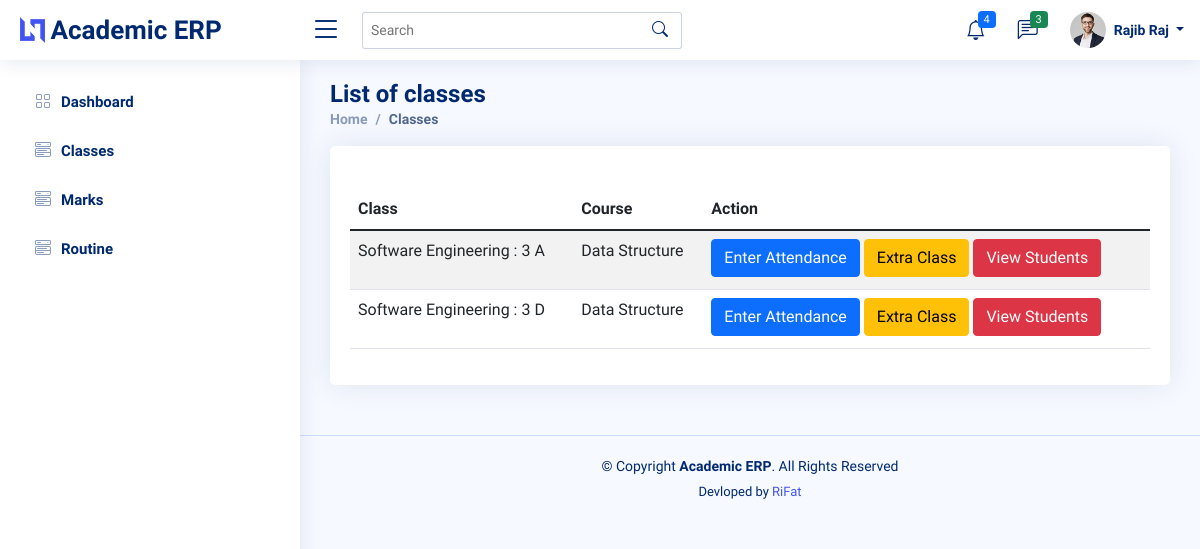
/teacher/08-35-119/1/classes/ (signed in), run on an earlier commit of the app's database.
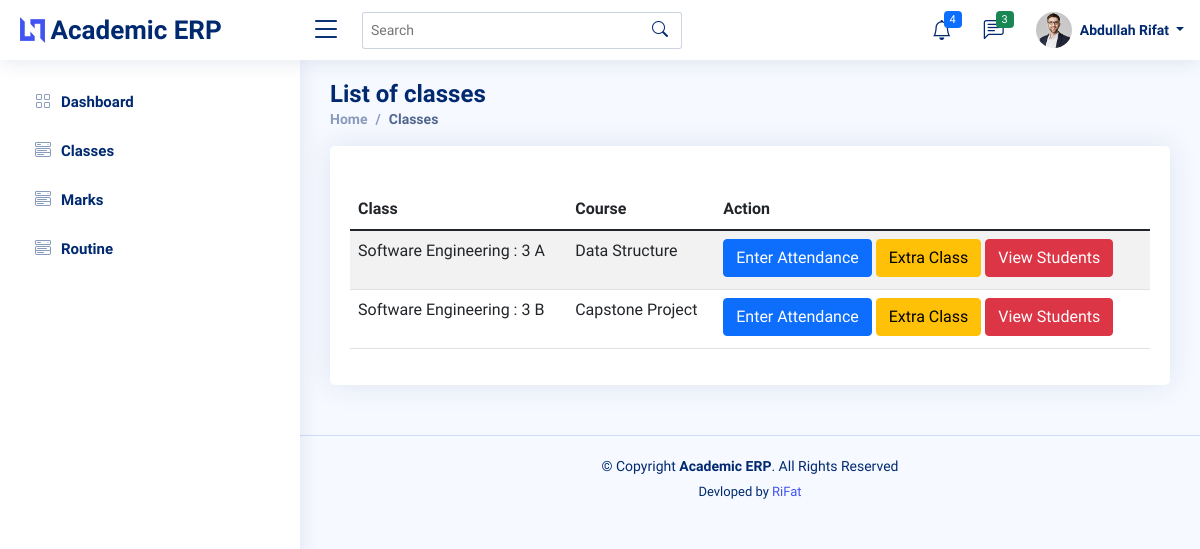
And on a later commit of the database.
### backend/models.py (models this page shows, shortened)
class User(AbstractUser):
    @property
    def is_teacher(self):
        if hasattr(self, 'teacher'):
            return True
        return False

class Teacher(models.Model):
    user = models.OneToOneField(User, on_delete=models.CASCADE, null=True)
    id = models.CharField(primary_key=True, max_length=100)
    dept = models.ForeignKey(Dept, on_delete=models.CASCADE, default=1)
    name = models.CharField(max_length=100)
    sex = models.CharField(max_length=50, choices=sex_choice, default='Male')
    DOB = models.DateField(default='1980-01-01')
    def __str__(self):
        return self.name

class Assign(models.Model):
    class_id = models.ForeignKey(Class, on_delete=models.CASCADE)
    course = models.ForeignKey(Course, on_delete=models.CASCADE)
    teacher = models.ForeignKey(Teacher, on_delete=models.CASCADE)
    class Meta:
        unique_together = (('course', 'class_id', 'teacher'),)

class Class(models.Model):
    id = models.CharField(primary_key='True', max_length=100)
    dept = models.ForeignKey(Dept, on_delete=models.CASCADE)
    section = models.CharField(max_length=100)
    sem = models.IntegerField()
    class Meta:
        verbose_name_plural = 'classes'
    def __str__(self):
        d = Dept.objects.get(name=self.dept)
        return '%s : %d %s' % (d.name, self.sem, self.section)

class Dept(models.Model):
    id = models.CharField(primary_key='True', max_length=100)
    name = models.CharField(max_length=200)
    def __str__(self):
        return self.name

class Course(models.Model):
    dept = models.ForeignKey(Dept, on_delete=models.CASCADE)
    id = models.CharField(primary_key='True', max_length=50)
    name = models.CharField(max_length=50)
    shortname = models.CharField(max_length=50, default='X')
    def __str__(self):
        return self.name

### backend/views.py (the view)
# urls.py: path('teacher/<slug:teacher_id>/<int:choice>/classes/', views.t_class, name='classes'),
@login_required
def t_class(request, teacher_id, choice):
    teacher = get_object_or_404(Teacher, id=teacher_id)
    return render(request, 'teacher/classes.html', {'teacher': teacher, 'choice': choice})

### backend/templates/teacher/classes.html
{% extends '../asset/base.html' %}
{% load static %}
{% block content %}
<main id="main" class="main">
    <div class="pagetitle">
      <h1>List of classes</h1>
      <nav>
        <ol class="breadcrumb">
          <li class="breadcrumb-item"><a href="{% url 'backend:dashboard' %}">Home</a></li>
          <li class="breadcrumb-item active">Classes</li>
        </ol>
      </nav>
    </div>
    <section class="section dashboard">
      <div class="row">
        <div class="col-lg-12">
            <div class="card">
              <div class="card-body">
                <h5 class="card-title"></h5>
                <table class="table table-striped">
                  <thead>
                    <tr>
                      <th scope="col">Class</th>
                      <th scope="col">Course</th>
                      <th scope="col">Action</th>
                    </tr>
                  </thead>
                  <tbody>
                    {% for item in teacher.assign_set.all %}
                    <tr>
                      <td>{{item.class_id}}</td>
                      <td>{{item.course}}</td>
                      <td>
                        {% if choice == 1 %}
                        <a class="btn btn-primary mb-1" href="{% url 'backend:class_date' item.id %}" role="button">Enter Attendance</a>
                        <a class="btn btn-warning mb-1" href="{% url 'backend:extra_class' item.id %}">Extra Class</a>
                        <a class="btn btn-danger mb-1" href="{% url 'backend:students' item.id %}">View Students</a>
                    {% elif choice == 2 %}
                        <a class="btn btn-primary" href="{% url 'backend:marks_list' item.id %}" role="button">Enter Marks</a>
                        <a class="btn btn-danger" href="{% url 'backend:student_marks' item.id %}">View Students</a>
                    {% elif choice == 3 %}
                        <a class="btn btn-danger" href="#">Generate reports</a>
                    {% endif %}
                      </td>
                    </tr>
                    {% endfor %}
                  </tbody>
                </table>
              </div>
            </div>
        </div>
      </div>
    </section>
  </main>
{% endblock %}

### backend/templates/asset/base.html (shortened to what this page needs)
{% load static %}
<!DOCTYPE html>
<html lang="en">
<head>
  <link href="{% static 'assets/vendor/bootstrap/css/bootstrap.min.css' %}" rel="stylesheet">
  <link href="{% static 'assets/vendor/bootstrap-icons/bootstrap-icons.css' %}" rel="stylesheet">
  <link href="{% static 'assets/vendor/boxicons/css/boxicons.min.css' %}" rel="stylesheet">
  <link href="{% static 'assets/vendor/quill/quill.snow.css' %}" rel="stylesheet">
  <link href="{% static 'assets/vendor/quill/quill.bubble.css' %}" rel="stylesheet">
  <link href="{% static 'assets/vendor/remixicon/remixicon.css' %}" rel="stylesheet">
  <link href="{% static 'assets/vendor/simple-datatables/style.css' %}" rel="stylesheet">
  <link href="{% static 'assets/css/style.css' %}" rel="stylesheet">
</head>
<body>
  {% include './header.html' %}
  {% include './sidebar.html' %}
  {% block content %}
  {% endblock %}
  {% include './footer.html' %}
</body>
</html>

### backend/templates/asset/header.html (shortened to what this page needs)
  {% load static %}
  <header id="header" class="header fixed-top d-flex align-items-center">
    <div class="d-flex align-items-center justify-content-between">
      <a href="index.html" class="logo d-flex align-items-center">
        <img src="{% static 'assets/img/logo.png' %}" alt="">
        <span class="d-none d-lg-block">Academic ERP</span>
      </a>
      <i class="bi bi-list toggle-sidebar-btn"></i>
    </div>
    <div class="search-bar">
      <form class="search-form d-flex align-items-center" method="POST" action="#">
        <input type="text" name="query" placeholder="Search" title="Enter search keyword">
        <button type="submit" title="Search"><i class="bi bi-search"></i></button>
      </form>
    </div>
    <nav class="header-nav ms-auto">
      <ul class="d-flex align-items-center">
        <li class="nav-item dropdown">
          <a class="nav-link nav-icon" href="#" data-bs-toggle="dropdown">
            <i class="bi bi-bell"></i>
            <span class="badge bg-primary badge-number">4</span>
          </a>
        </li>
        <li class="nav-item dropdown">
          <a class="nav-link nav-icon" href="#" data-bs-toggle="dropdown">
            <i class="bi bi-chat-left-text"></i>
            <span class="badge bg-success badge-number">3</span>
          </a>
        </li>
        <li class="nav-item dropdown pe-3">
          <a class="nav-link nav-profile d-flex align-items-center pe-0" href="#" data-bs-toggle="dropdown">
            <img src="{% static 'assets/img/profile-img.jpg' %}" alt="Profile" class="rounded-circle">
            <span class="d-none d-md-block dropdown-toggle ps-2">
              {% if request.user.is_teacher %}
                  {{request.user.teacher}}
                {% elif request.user.is_student %}
                  {{request.user.student}}
                {% endif %}
            </span>
          </a>
            </li>
          </ul>
    </nav>
  </header>

### backend/templates/asset/sidebar.html (shortened to what this page needs)
{% load static %}
<aside id="sidebar" class="sidebar">
    <ul class="sidebar-nav" id="sidebar-nav">
      <li class="nav-item">
        <a class="nav-link collapsed" href="{% url 'backend:dashboard' %}">
          <i class="bi bi-grid"></i>
          <span>Dashboard</span>
        </a>
      </li>
      {% if request.user.is_teacher %}
      <li class="nav-item">
        <a class="nav-link collapsed" href="{% url 'backend:classes' request.user.teacher.id 1 %}">
          <i class="bi bi-menu-button-wide"></i><span>Classes</span>
        </a>
      </li>
      <li class="nav-item">
        <a class="nav-link collapsed" href="{% url 'backend:classes' request.user.teacher.id 2 %}">
          <i class="bi bi-menu-button-wide"></i><span>Marks</span>
        </a>
      </li>
      <li class="nav-item">
        <a class="nav-link collapsed" href="{% url 'backend:t_timetable' request.user.teacher.id %}">
          <i class="bi bi-menu-button-wide"></i><span>Routine</span>
        </a>
      </li>
      {% endif %}
    </ul>
  </aside>

### backend/templates/asset/footer.html
  <footer id="footer" class="footer">
    <div class="copyright">
      &copy; Copyright <strong><span>Academic ERP</span></strong>. All Rights Reserved
    </div>
    <div class="credits">
      Devloped by <a href="https://github.com/rifat977">RiFat</a>
    </div>
  </footer>

### static/assets/css/style.css (style rules this page uses)
:root { scroll-behavior: smooth; }
body { font-family: "Open Sans", sans-serif; background: #f6f9ff; color: #444444; }
a { color: #4154f1; text-decoration: none; }
h1, h2, h3, h4, h5, h6 { font-family: "Nunito", sans-serif; }
#main { margin-top: 60px; padding: 20px 30px; transition: all 0.3s; }
.pagetitle { margin-bottom: 10px; }
.pagetitle h1 { font-size: 24px; margin-bottom: 0; font-weight: 600; color: #012970; }
.card { margin-bottom: 30px; border: none; border-radius: 5px; box-shadow: 0px 0 30px rgba(1, 41, 112, 0.1); }
.card-title { padding: 20px 0 15px 0; font-size: 18px; font-weight: 500; color: #012970; font-family: "Poppins", sans-serif; }
.card-body { padding: 0 20px 20px 20px; }
.breadcrumb { font-size: 14px; font-family: "Nunito", sans-serif; color: #899bbd; font-weight: 600; }
.breadcrumb a { color: #899bbd; transition: 0.3s; }
.breadcrumb .breadcrumb-item::before { color: #899bbd; }
.breadcrumb .active { color: #51678f; font-weight: 600; }
.logo { line-height: 1; }
@media (min-width: 1200px) { .logo { width: 280px; } }
.logo img { max-height: 26px; margin-right: 6px; }
.logo span { font-size: 26px; font-weight: 700; color: #012970; font-family: "Nunito", sans-serif; }
.header { transition: all 0.5s; z-index: 997; height: 60px; box-shadow: 0px 2px 20px rgba(1, 41, 112, 0.1); background-color: #fff; padding-left: 20px; }
.header .toggle-sidebar-btn { font-size: 32px; padding-left: 10px; cursor: pointer; color: #012970; }
.header .search-bar { min-width: 360px; padding: 0 20px; }
.header .search-form { width: 100%; }
.header .search-form input { border: 0; font-size: 14px; color: #012970; border: 1px solid rgba(1, 41, 112, 0.2); padding: 7px 38px 7px 8px; border-radius: 3px; transition: 0.3s; width: 100%; }
.header .search-form button { border: 0; padding: 0; margin-left: -30px; background: none; }
.header .search-form button i { color: #012970; }
.header-nav ul { list-style: none; }
.header-nav > ul { margin: 0; padding: 0; }
.header-nav .nav-icon { font-size: 20px; color: #012970; }
.header-nav .nav-profile { color: #012970; }
.header-nav .nav-profile img { max-height: 36px; }
.header-nav .nav-profile span { font-size: 14px; font-weight: 600; }
.header-nav .badge-number { position: absolute; inset: 4px 6px auto auto; font-weight: normal; font-size: 11px; padding: 3px 6px; }
.sidebar { position: fixed; top: 60px; left: 0; bottom: 0; width: 300px; z-index: 996; transition: all 0.3s; padding: 20px; overflow-y: auto; scrollbar-width: thin; scrollbar-color: #aab7cf transparent; box-shadow: 0px 0px 20px rgba(1, 41, 112, 0.1); background-color: #fff; }
@media (min-width: 1200px) { #main, #footer { margin-left: 300px; } }
.sidebar-nav { padding: 0; margin: 0; list-style: none; }
.sidebar-nav li { padding: 0; margin: 0; list-style: none; }
.sidebar-nav .nav-item { margin-bottom: 5px; }
.sidebar-nav .nav-link { display: flex; align-items: center; font-size: 15px; font-weight: 600; color: #4154f1; transition: 0.3; background: #f6f9ff; padding: 10px 15px; border-radius: 4px; }
.sidebar-nav .nav-link i { font-size: 16px; margin-right: 10px; color: #4154f1; }
.sidebar-nav .nav-link.collapsed { color: #012970; background: #fff; }
.sidebar-nav .nav-link.collapsed i { color: #899bbd; }
.footer { padding: 20px 0; font-size: 14px; transition: all 0.3s; border-top: 1px solid #cddfff; }
.footer .copyright { text-align: center; color: #012970; }
.footer .credits { padding-top: 5px; text-align: center; font-size: 13px; color: #012970; }

What changed in the data, as far as the page shows it:
removed Assign: class_id "Software Engineering : 3 D", course "Data Structure"
changed User: user.teacher "Rajib Raj" → "Abdullah Rifat"
added Assign: class_id "Software Engineering : 3 B", course "Capstone Project"
